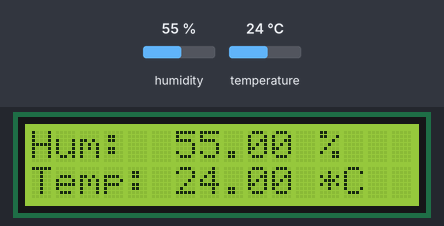
Bench run of a sketch on a simulated Arduino Uno, built with avr-gcc and run on an emulated ATmega328P. Parts: 16×2 character LCD. Inputs (shaded band) come from the test bench; at power-on: humidity 55 %, temperature 24 °C. What the sketch prints to the serial monitor is not drawn.

Above: at 2.6 s.
2.7 s: humidity set to 22 %
At 5.2 s:
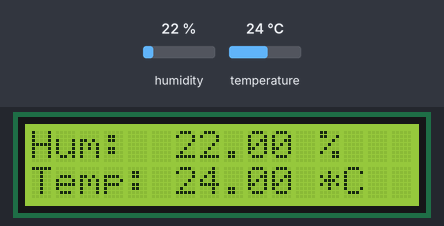
5.7 s: temperature set to 12 °C
At 6.7 s:
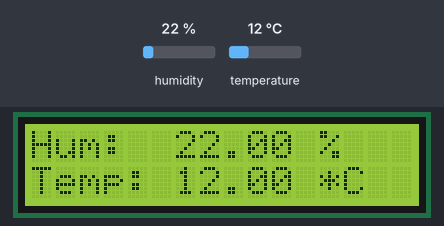
8.7 s: humidity set to 40 %
At 10.8 s:
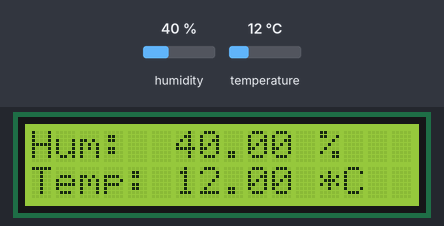
11.7 s: temperature set to 19 °C
At 13.4 s:
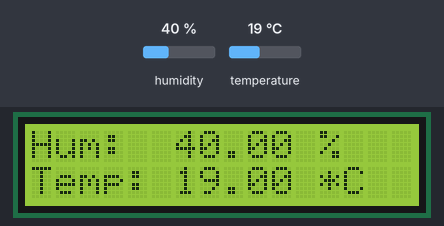
Timing chart, 0 to 14.9 s (numbered marks = the images above; inputs shaded):
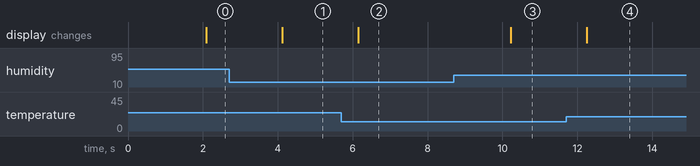

Measured:
- after the input at 2.7 s, the display: changes after 1.4 s (image 1)
- after the input at 5.7 s, the display: changes after 0.45 s (image 2)
- after the input at 8.7 s, the display: changes after 1.5 s (image 3)
- after the input at 11.7 s, the display: changes after 0.55 s (image 4)

The sketch:

project_25.ino
```cpp
#include "DHT.h"
#include "LiquidCrystal.h"

#define DHTPIN 8 // номер пина, к которому подсоединен датчик
const int rs=12, en=11, d4=5, d5=4, d6=3, d7=2; // ЖК
LiquidCrystal lcd(rs, en, d4, d5, d6, d7);

// Раскомментируйте в соответствии с используемым датчиком

// Инициируем датчик

DHT dht(DHTPIN, DHT11);

void setup() {

  lcd.begin(16, 2);
  lcd.print("Hi...");

  Serial.begin(9600);

  dht.begin();

}

void loop() {

  // Задержка 2 секунды между измерениями
  delay(2000);

  //Считываем влажность
  float h = dht.readHumidity();

  // Считываем температуру
  float t = dht.readTemperature();

  // Проверка удачно прошло ли считывание.
  if (isnan(h) || isnan(t)) {
    Serial.println("Не удается считать показания");
    return;
  }

  Serial.print("Humidity: ");
  Serial.print(h, DEC);
  Serial.println(" %");
  Serial.print("Temperature: ");
  Serial.print(t, DEC);
  Serial.println(" *C");

  lcd.setCursor(0, 0);
  lcd.print(String("Hum:  ") + String(h) + String(" %"));
  lcd.setCursor(0, 1);
  lcd.print(String("Temp: ") + String(t) + " *C");

}
```
